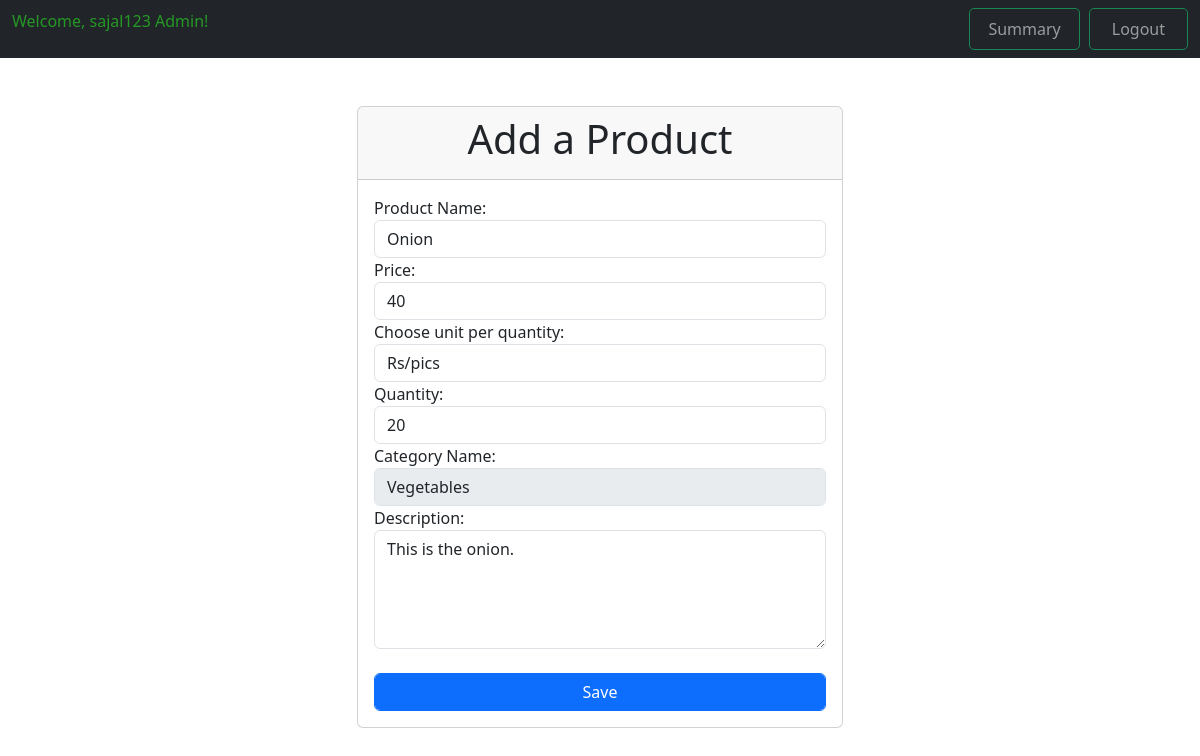
The page /updateproduct/1 (signed in) on the database its author committed.
### application/model.py (models this page shows, shortened)
class Product(db.Model):
    id = db.Column(db.Integer, primary_key = True)
    name = db.Column(db.String(60), nullable = False)
    price = db.Column(db.Integer, nullable = False)
    description = db.Column(db.String(80), nullable = False)
    quantity = db.Column(db.Integer ,nullable = False)
    sold = db.Column(db.Integer , default = 0)
    unit = db.Column(db.String(20), nullable = False)
    Total_price = db.Column(db.Integer,nullable = False)
    category_id = db.Column(db.Integer, db.ForeignKey('category.id'), nullable = False)
    product_cart = db.relationship('My_cart', backref = 'product', lazy = True, cascade='all, delete-orphan')

class Category(db.Model):
    id = db.Column(db.Integer, primary_key = True)
    name = db.Column(db.String(30), nullable = False, unique = True)
    products = db.relationship('Product', backref = 'category', lazy = True, cascade='all, delete-orphan')
    category_cart = db.relationship('My_cart', backref = 'category', lazy = True, cascade='all, delete-orphan')

### application/controller.py (the view)
@app.route('/updateproduct/<int:id>', methods = ['GET', 'POST'])
def update_product(id):
    if 'username' in session:
        product = Product.query.get(id)
        username = session['username']
        if request.method == 'POST':
            name = request.form['name']
            price = request.form['price']
            description = request.form['description']
            quantity = request.form['quantity']
            unit = request.form.get('unit')
            product.name = name
            product.price = price
            product.description = description
            product.quantity = quantity
            product.unit = unit
            db.session.commit()
            flash('Product updated successfully', 'success')
            return redirect(url_for('get_product', username = username))
        else:
            product_category = []
            category = Category.query.get(product.category_id)
            product_category.append((product, category))
            return render_template('update_product.html', username = username, product_category = product_category)
    else:
        return redirect(url_for('admin_login'))

### application/templates/update_product.html (shortened to what this page needs)
<!DOCTYPE html>
<html>
<head>
    <link href="https://cdn.jsdelivr.net/npm/bootstrap@5.3.0/dist/css/bootstrap.min.css" rel="stylesheet">
    <head>
</head>
<body>
    <nav class="navbar navbar-expand-lg navbar-dark bg-dark">
        <div class="container-fluid">
            <p class="navbar-band username-text">Welcome, {{ username }} Admin!</p>
            <div class="collapse navbar-collapse " id="ajoy">
                <ul class="navbar-nav" style="margin-left: auto;">
                    <button class="btn btn-outline-success ml-auto" style="border-radius: 5px; padding: 0px 10px; margin-right: 9px;">
                        <a class="nav-link" href="{{url_for('summary')}}">Summary</a>
                    </button>
                    <button class="btn btn-outline-success ml-2" style="border-radius: 5px; padding: 0px 14px;">
                        <a class="nav-link" href="{{ url_for('admin_logout') }}">Logout</a>
                    </button>
                </ul>
            </div>
        </div>
    </nav>
    {% for product, category in product_category %}
    <div class="row justify-content-center mt-5">
        <div class="col-xs-12 col-sm-8 col-md-6 col-lg-5 m-auto">
            <div class="card">
                <div class="card-header">
                    <h1 class="card-title" style="text-align: center;">Add a Product</h1>
                </div>
                <div class="card-body">
                    <form action="{{url_for('update_product', id = product.id)}}" method="POST">
                        <div class="form-group">
                            <label for="name">Product Name:</label><br>
                            <input type="text" class="form-control" id="name" name="name" value="{{product.name}}"  required>
                        </div>
                        <div class="form-group">
                            <label for="price">Price:</label>
                            <input type="number" class="form-control fixed" id="price" name="price" value="{{product.price}}"  required>
                        </div>
                        <div class="form-group">
                            <label for="inputGroupSelect01">Choose unit per quantity:</label>
                            <select class="form-control" id="inputGroupSelect01" name="unit" required>
                                <option value="pics" {% if product.unit == 'pics' %}selected{% endif %}>Rs/pics</option>
                            </select>
                        </div>
                        <div class="form-group">
                            <label for="quantity">Quantity:</label>
                            <input type="number" class="form-control" id="quantity" name="quantity" value="{{product.quantity}}"  required>
                        </div>
                        <div class="form-group">
                            <label for="category">Category Name:</label>
                            <input type="text" class="form-control" id="category" name="category" value="{{category.name}}" disabled>
                        </div>
                        <div class="form-group">
                            <label for="description">Description:</label>
                            <textarea class="form-control" style="height: 119px;" id="description" name="description"  required>{{ product.description }}</textarea>
                        </div>
                        <br>
                        <button type="submit" class="btn btn-primary form-control">Save</button>
                    </form>
                </div>
            </div>
        </div>
    </div>
    {% endfor %}
</body>
</html>

### application/templates/update_product.html (style rules this page uses)
.username-text { color: rgb(36, 153, 36); }

### rows shown on the page
Product: name "Onion", price "40", unit "Rs/pics", quantity "20", category "Vegetables", description "This is the onion."

### other values the page prints
{{ username }} "sajal123"
